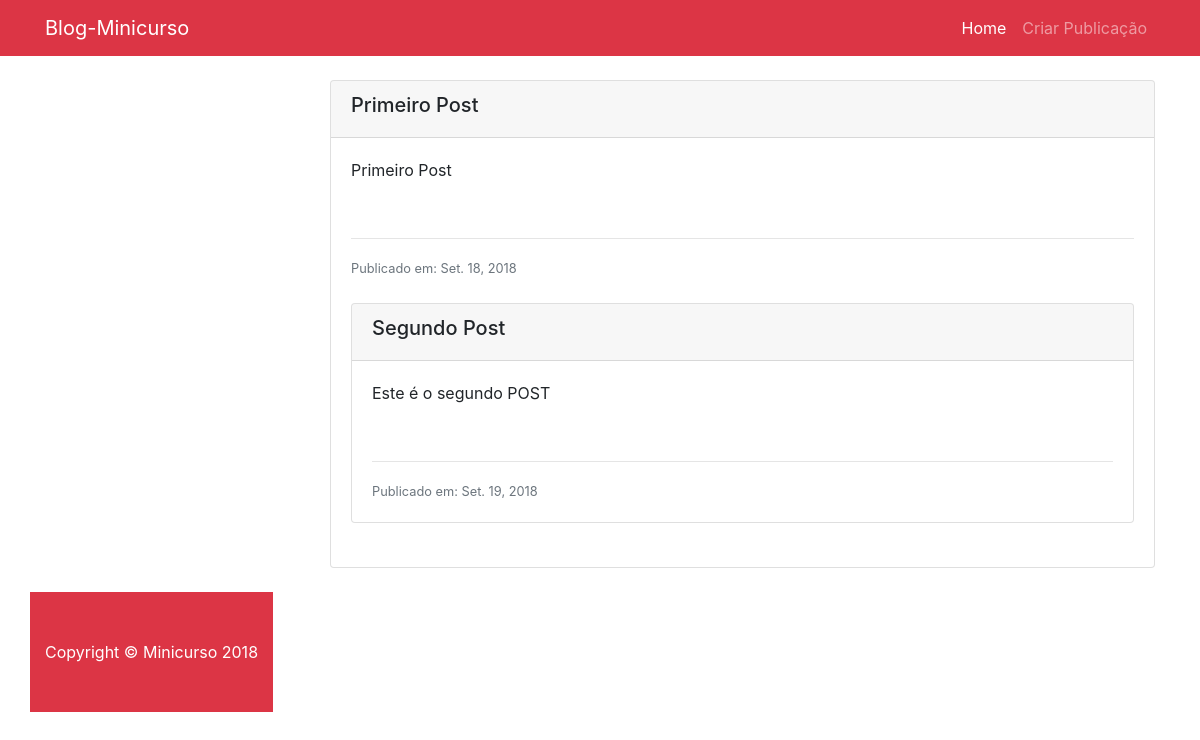
/post/16/, run on the app's committed database.
### publicacoes/models.py (models this page shows, shortened)
class Publicacao(models.Model):
	titulo = models.CharField(max_length=100)
	descricao = models.TextField()
	dt_criaco = models.DateField(auto_now_add=True)
	categoria = models.ForeignKey(Categoria, on_delete=models.CASCADE)
	class Meta:
		verbose_name_plural = 'Publicações'

### publicacoes/views.py (the view)
# urls.py: path('post/<int:id>/', post, name='url_post'),
def post(request, id):
	data = {}
	posts = Publicacao.objects.get(id=id)
	data['publicacoes'] = Publicacao.objects.all()
	return render(request, 'publicacoes/post.html', data)

### publicacoes/templates/publicacoes/post.html (shortened to what this page needs)
<!DOCTYPE html>
<html>
   <head>
      <link rel="stylesheet" href="https://stackpath.bootstrapcdn.com/bootstrap/4.1.3/css/bootstrap.min.css">
   </head>
   <body>
      {% include "publicacoes/menu.html" %}
      <div class="container">
         <div class="row">
            <div class="col-lg-3"></div>
            <div class="col-lg-9">
               {%for publicacao in publicacoes%}
               <div class="card card-outline-secondary my-4">
                  <div class="card-header">
                     <h5>{{publicacao.titulo}}</h5>
                  </div>
                  <div class="card-body">
                     <p>{{publicacao.descricao}}</p>
                     <br>
                     <hr>
                     <small class="text-muted">Publicado em: {{publicacao.dt_criaco}}</small>
                     {%endfor%}
                  </div>
               </div>
            </div>
         </div>
      </div>
      {% include "publicacoes/footer.html" %}
   </body>
</html>

### data on the page
Publicacao: titulo "Primeiro Post", descricao "Primeiro Post", dt_criaco "Set. 18, 2018"
Publicacao: titulo "Segundo Post", descricao "Este é o segundo POST", dt_criaco "Set. 19, 2018"
